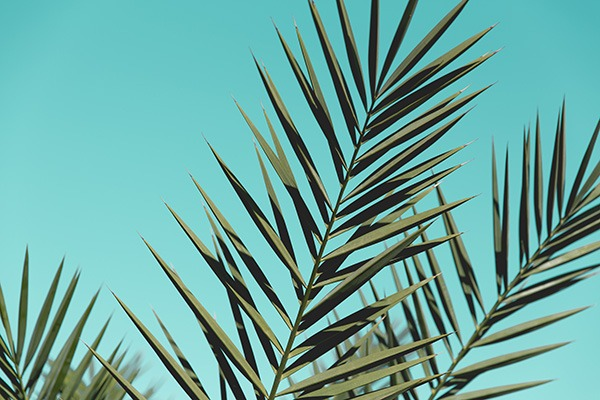
#> input picture Q1/Octree/image.jpg, 600 x 400 px, found by its file name
$ python octree.py
#> lines starting #> are read from the running program, lines starting #| are printed output that depends on the picture
#> the answer given: 3
from PIL import Image

def octree_quantize_image(input_path, output_path, max_colors):
#> called with input_path = 'D:\\VS Code\\MMP\\image.jpg', output_path = 'D:\\VS Code\\MMP\\octree_output.png', max_colors = 3
    img = Image.open(input_path).convert('RGB')
#> img is the input picture: PIL image 600x400 RGB; mean R, G, B 106.3, 167.6, 160.4
    print(f"Quantizing image to max {max_colors} colors using FASTOCTREE method...")
    quantized_img = img.quantize(colors=max_colors, method=Image.Quantize.FASTOCTREE)
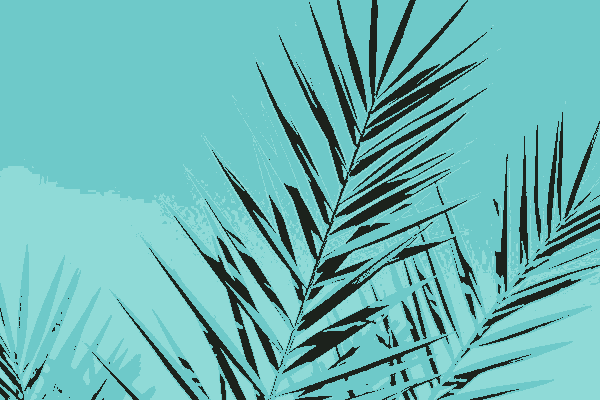
#> quantized_img: PIL image 600x400 P; mean R, G, B 107.1, 182.7, 181.1
    quantized_img.save(output_path)
    print(f"Quantized image saved to: {output_path}")

max_colors = int(input("Enter maximum number of colors (e.g., 256): "))
octree_quantize_image("D:\VS Code\MMP\image.jpg", "D:\VS Code\MMP\octree_output.png", max_colors)
